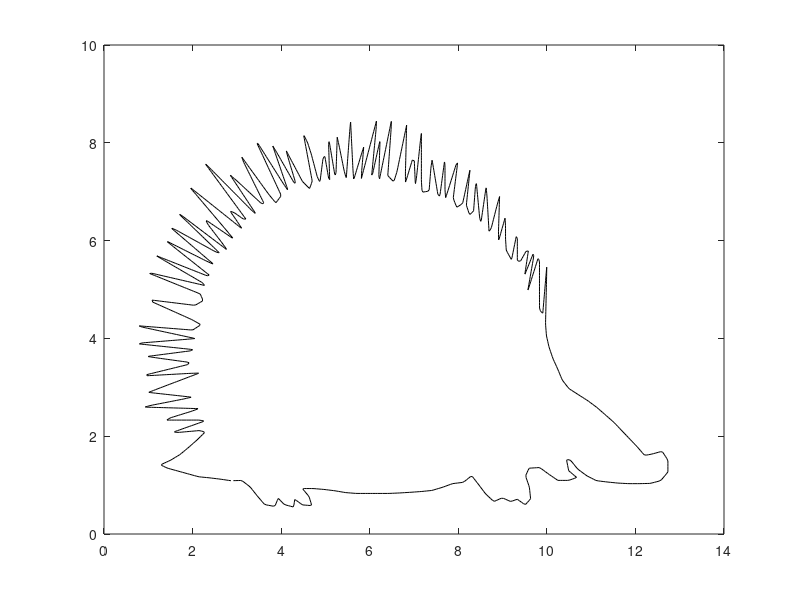
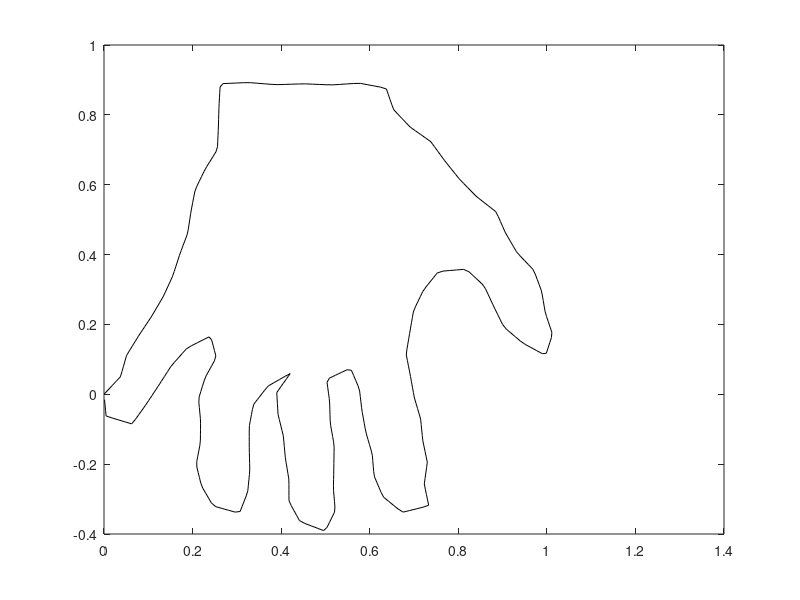
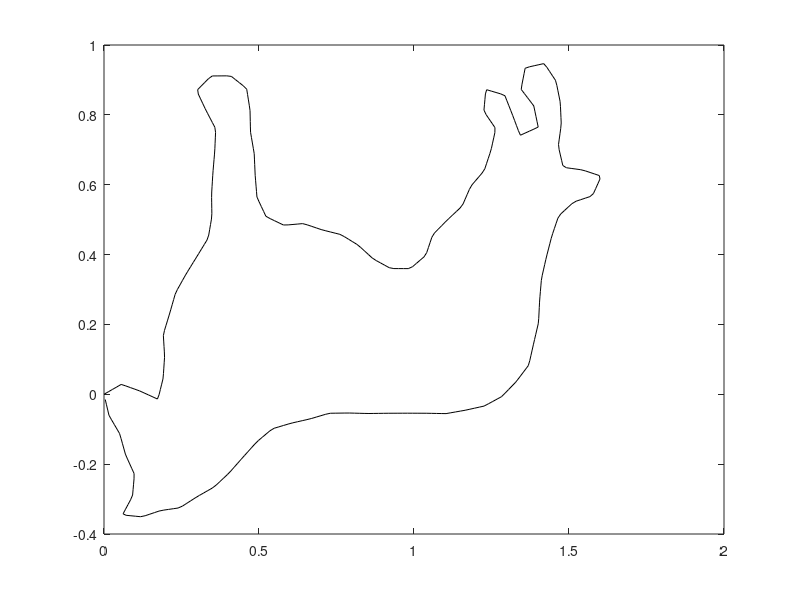
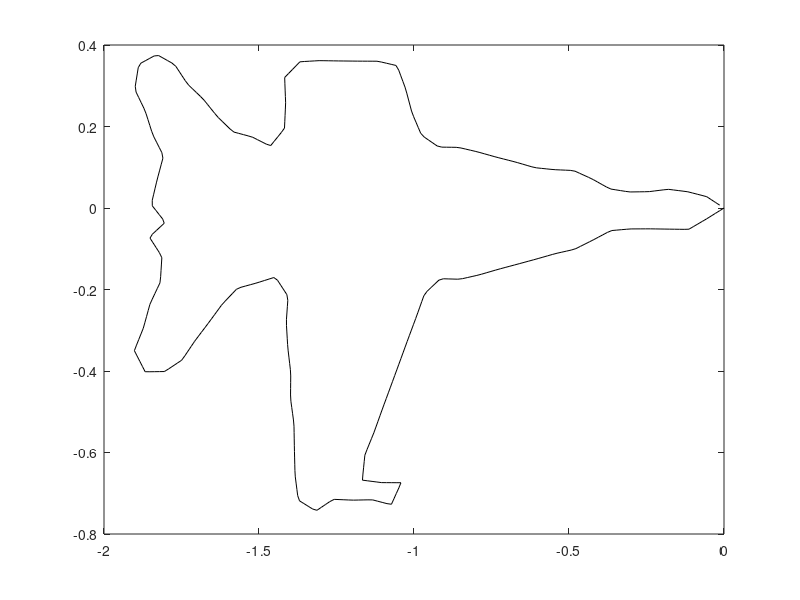

Write MATLAB code to recreate these figures, in order.
close all; clear all;

    B1 = load("c1_herisson.txt");
    B2 = load("c2_main.txt");
    B3 = load("c3_chien.txt");
    B4 = load("c4_avion.txt");
    B5 = load("c5_requin.txt");
    B6 = load("c6_poisson.txt");
    B7 = load("c7_seahorse.txt");
    figure; axis equal;
    plot(B1(:,1), B1(:, 2), 'k-');
    figure; axis equal;
    plot(B2(:,1), B2(:, 2), 'k-');
    figure; axis equal;
    plot(B3(:,1), B3(:, 2), 'k-');
    figure; axis equal;
    plot(B4(:,1), B4(:, 2), 'k-');
    figure; axis equal;
    plot(B5(:,1), B5(:, 2), 'k-');
    figure; axis equal;
    plot(B6(:,1), B6(:, 2), 'k-');
    figure; axis equal;
    plot(B7(:,1), B7(:, 2), 'k-');
